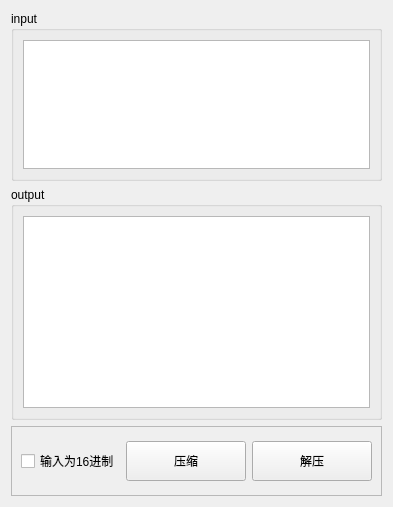
          <widget class="QWidget" name="tab_18">
           <attribute name="title">
            <string>zlib</string>
           </attribute>
           <layout class="QGridLayout" name="gridLayout_17">
            <item row="0" column="0">
             <widget class="QGroupBox" name="groupBox_15">
              <property name="maximumSize">
               <size>
                <width>16777215</width>
                <height>170</height>
               </size>
              </property>
              <property name="title">
               <string>input</string>
              </property>
              <layout class="QGridLayout" name="gridLayout_24">
               <item row="0" column="0">
                <widget class="QPlainTextEdit" name="txtzlib_input"/>
               </item>
              </layout>
             </widget>
            </item>
            <item row="1" column="0">
             <widget class="QGroupBox" name="groupBox_14">
              <property name="title">
               <string>output</string>
              </property>
              <layout class="QGridLayout" name="gridLayout_23">
               <item row="0" column="0">
                <widget class="QPlainTextEdit" name="txtzlib_output">
                 <property name="readOnly">
                  <bool>true</bool>
                 </property>
                </widget>
               </item>
              </layout>
             </widget>
            </item>
            <item row="2" column="0">
             <widget class="QFrame" name="frame_4">
              <property name="minimumSize">
               <size>
                <width>0</width>
                <height>70</height>
               </size>
              </property>
              <property name="maximumSize">
               <size>
                <width>16777215</width>
                <height>70</height>
               </size>
              </property>
              <property name="frameShape">
               <enum>QFrame::StyledPanel</enum>
              </property>
              <property name="frameShadow">
               <enum>QFrame::Raised</enum>
              </property>
              <layout class="QGridLayout" name="gridLayout_37">
               <item row="0" column="2">
                <widget class="QCheckBox" name="chkzlib_ishex">
                 <property name="maximumSize">
                  <size>
                   <width>200</width>
                   <height>16777215</height>
                  </size>
                 </property>
                 <property name="text">
                  <string>输入为16进制</string>
                 </property>
                </widget>
               </item>
               <item row="0" column="4">
                <widget class="QPushButton" name="btnzlib_unzlib">
                 <property name="minimumSize">
                  <size>
                   <width>120</width>
                   <height>40</height>
                  </size>
                 </property>
                 <property name="maximumSize">
                  <size>
                   <width>120</width>
                   <height>40</height>
                  </size>
                 </property>
                 <property name="toolTip">
                  <string>zlib压缩和解压</string>
                 </property>
                 <property name="text">
                  <string>解压</string>
                 </property>
                </widget>
               </item>
               <item row="0" column="3">
                <widget class="QPushButton" name="btnzlib_zlib">
                 <property name="minimumSize">
                  <size>
                   <width>120</width>
                   <height>40</height>
                  </size>
                 </property>
                 <property name="maximumSize">
                  <size>
                   <width>120</width>
                   <height>40</height>
                  </size>
                 </property>
                 <property name="toolTip">
                  <string>zlib压缩和解压</string>
                 </property>
                 <property name="text">
                  <string>压缩</string>
                 </property>
                </widget>
               </item>
              </layout>
             </widget>
            </item>
           </layout>
          </widget>
